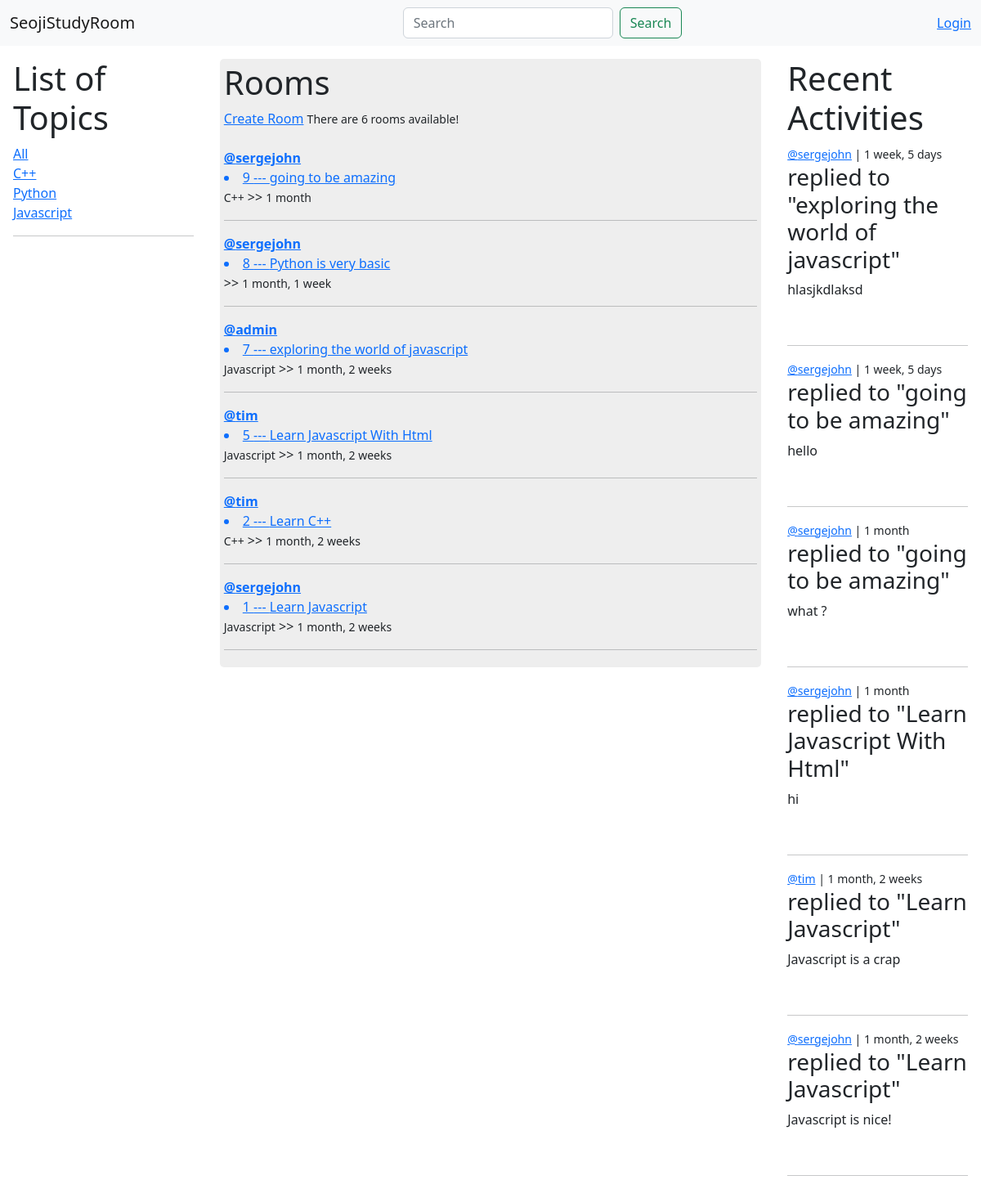
The page / on the database its author committed.
### base/models.py (models this page shows, shortened)
class Topic(models.Model):
    name = models.CharField(max_length=200)

class Room(models.Model):
    host = models.ForeignKey(User, on_delete=models.SET_NULL, null=True)
    topic = models.ForeignKey(Topic, on_delete=models.SET_NULL, null=True)
    name = models.CharField(max_length=200)
    description = models.TextField(null=True, blank=True)
    participants = models.ManyToManyField(User, related_name='participants', null=True)
    updated = models.DateTimeField(auto_now=True)
    created = models.DateTimeField(auto_now_add=True)
    class Meta:
        ordering = ['-created', '-updated']
    def __str__(self):
        return self.name

class Message(models.Model):
    user = models.ForeignKey(User, on_delete=models.CASCADE)
    room = models.ForeignKey(Room, on_delete=models.CASCADE)
    body = models.TextField()
    updated = models.DateTimeField(auto_now=True)
    created = models.DateTimeField(auto_now_add=True)
    class Meta:
        ordering = ['-created', '-updated']
    def __str__(self):
        return self.body[0:50]

### base/views.py (the view)
# urls.py: path('', views.home, name="home"),
def home(request):
    q = None
    if request.GET.get('q') != None:
        q = request.GET.get('q')
    else:
        q = ""
    rooms = Room.objects.filter(
        Q(topic__name__icontains=q) |
        Q(name__icontains=q) |
        Q(description__icontains=q)
        )
    room_messages = Message.objects.filter(Q(room__topic__name__icontains=q))
    topics = Topic.objects.all()
    room_count = rooms.count()
    return render(request, 'base/home.html', {
        'rooms': rooms,
        'topics': topics,
        'rooms_count': room_count,
        'room_messages': room_messages
    })

### base/templates/base/home.html (shortened to what this page needs)
{% extends 'layout.html' %}
{% block body %}
<div class="home-container">
    {% include 'base/topic_component.html' %}
    {% include 'base/room_component.html' %}
    {% include 'base/activity_component.html' %}
</div>
{% endblock %}

### base/templates/base/topic_component.html
<div class="topics-container">
    <h1>List of Topics</h1>
    <a href="{% url 'home' %}">All</a>
    {% for topic in topics %}
    <div>
        <a href="{% url 'home' %}?q={{topic.name}}">{{topic.name}}</a>
    </div>
    {% endfor %}
    <hr>
</div>

### base/templates/base/room_component.html (shortened to what this page needs)
<div class="rooms-container">
    <h1>Rooms</h1><span><a href="{% url 'create-room' %}">Create Room</a></span>
    <small>There are {{rooms_count}} rooms available!</small><br><br>
    {% for room in rooms %}
    <a href="{% url 'user-profile' room.host.id %}"><span><b>@{{room.host}}</b></span></a>
    <a href="{% url 'room' room.id %}"><li>{{room.id}} --- {{room.name}} </li></a>
    <small>{{room.topic.name}}</small>  >>
    <small>{{room.created|timesince}}</small>
    <hr>
    {% endfor %}
</div>

### base/templates/base/activity_component.html (shortened to what this page needs)
<div class="recent-activities">
    <h1>Recent Activities</h1>
    {% for message in room_messages %}
    <small><a href="{% url 'user-profile' message.user.id %}">@{{message.user}}</a> | {{message.created|timesince}}</small>
    <h3>replied to "{{message.room}}"</h3>
    <p>{{message}}</p>
    <br><hr>
    {%endfor%}
</div>

### base/templates/base/home.html (style rules this page uses)
.home-container { display: grid; grid-template-columns: 1fr 3fr 1fr; padding: 1rem; gap: 2rem; align-items: flex-start; }
.rooms-container { background-color: #eee; border-radius: 5px; padding: 5px; }

### rows shown on the page
Topic: name "C++"
Topic: name "Python"
Topic: name "Javascript"
Room: host "sergejohn", id "9", name "going to be amazing", topic.name "C++", created "1 month"
Room: host "sergejohn", id "8", name "Python is very basic", created "1 month, 1 week"
Room: host "admin", id "7", name "exploring the world of javascript", topic.name "Javascript", created "1 month, 2 weeks"
Room: host "tim", id "5", name "Learn Javascript With Html", topic.name "Javascript", created "1 month, 2 weeks"
Room: host "tim", id "2", name "Learn C++", topic.name "C++", created "1 month, 2 weeks"
Room: host "sergejohn", id "1", name "Learn Javascript", topic.name "Javascript", created "1 month, 2 weeks"
Message: user "sergejohn", created "1 week, 5 days", room "exploring the world of javascript", body "hlasjkdlaksd"
Message: user "sergejohn", created "1 week, 5 days", room "going to be amazing", body "hello"
Message: user "sergejohn", created "1 month", room "going to be amazing", body "what ?"
Message: user "sergejohn", created "1 month", room "Learn Javascript With Html", body "hi"
Message: user "tim", created "1 month, 2 weeks", room "Learn Javascript", body "Javascript is a crap"
Message: user "sergejohn", created "1 month, 2 weeks", room "Learn Javascript", body "Javascript is nice!"

### other values the page prints
{{ rooms_count }} "6"
